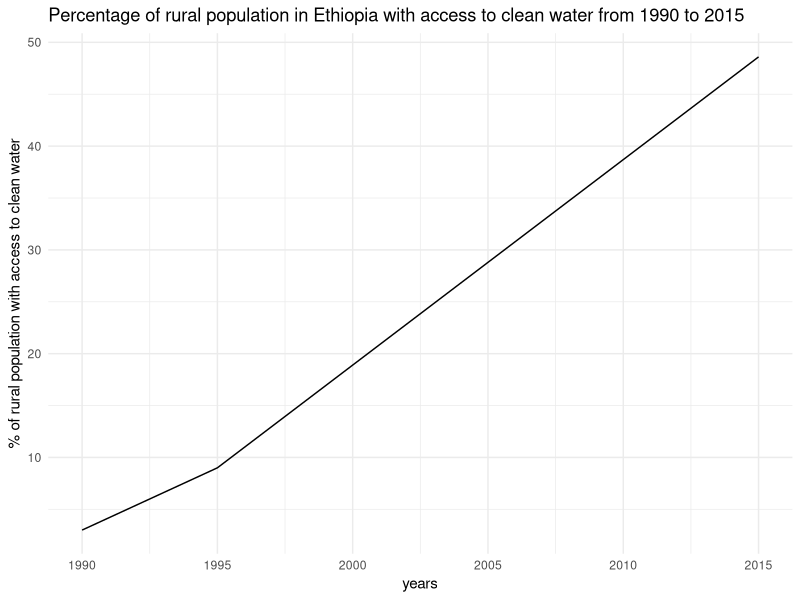
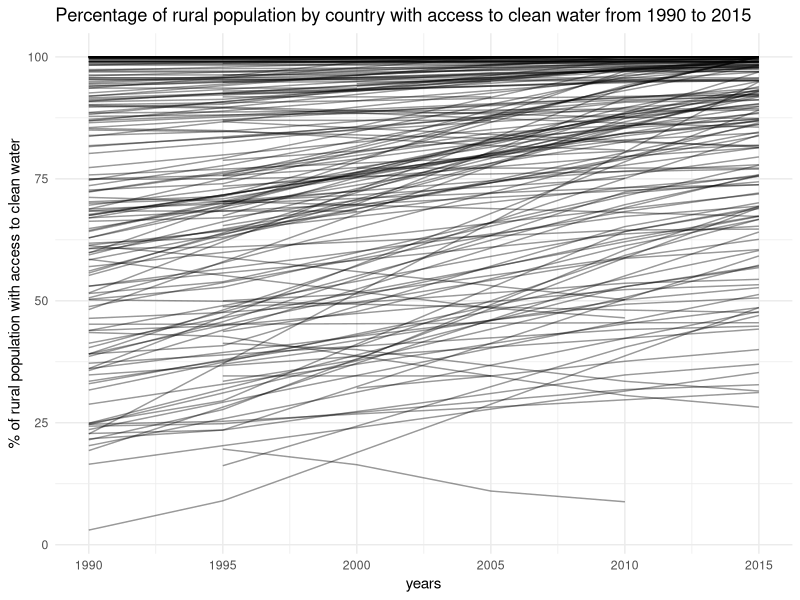
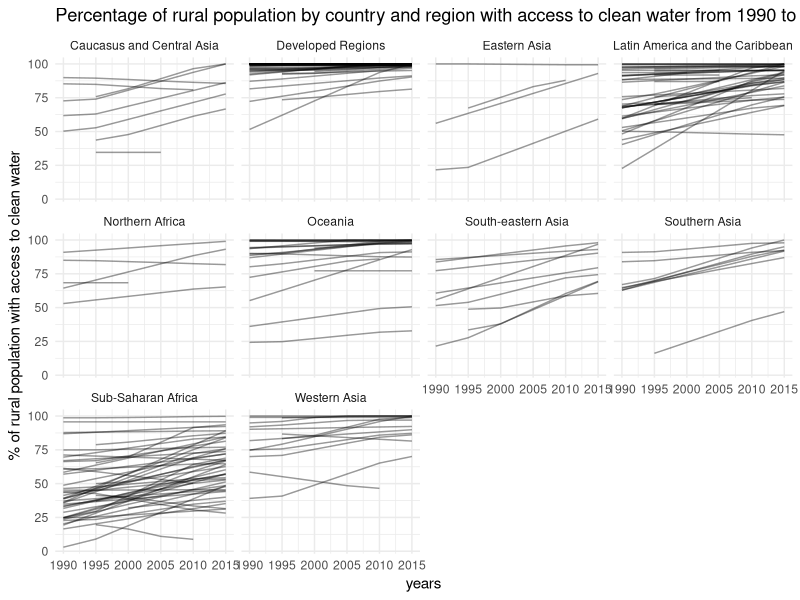
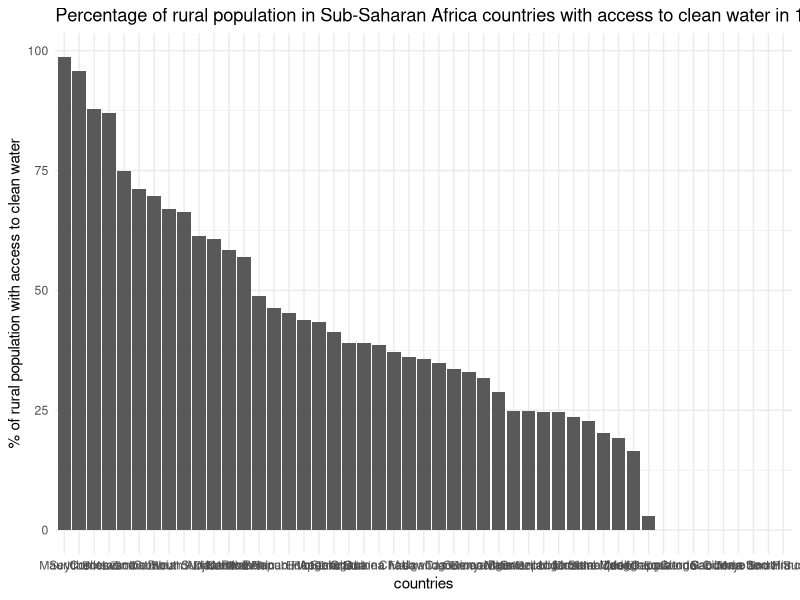
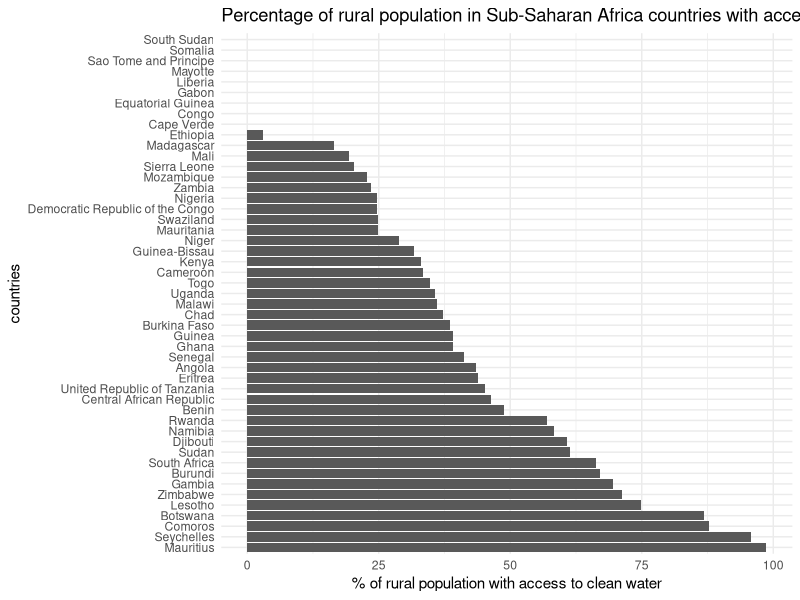
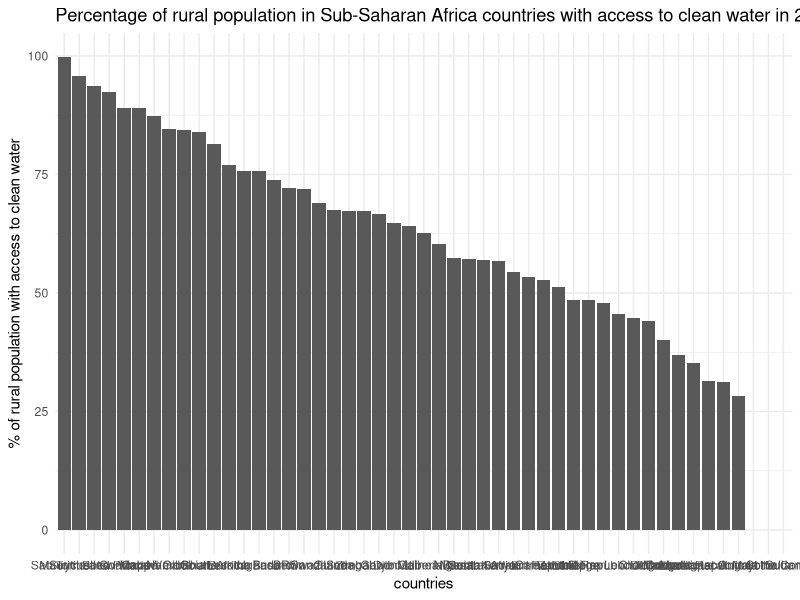
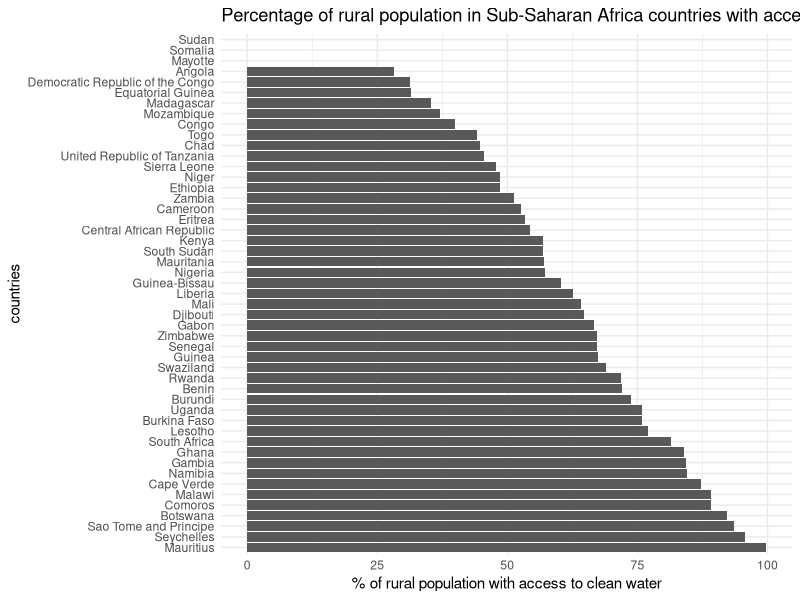
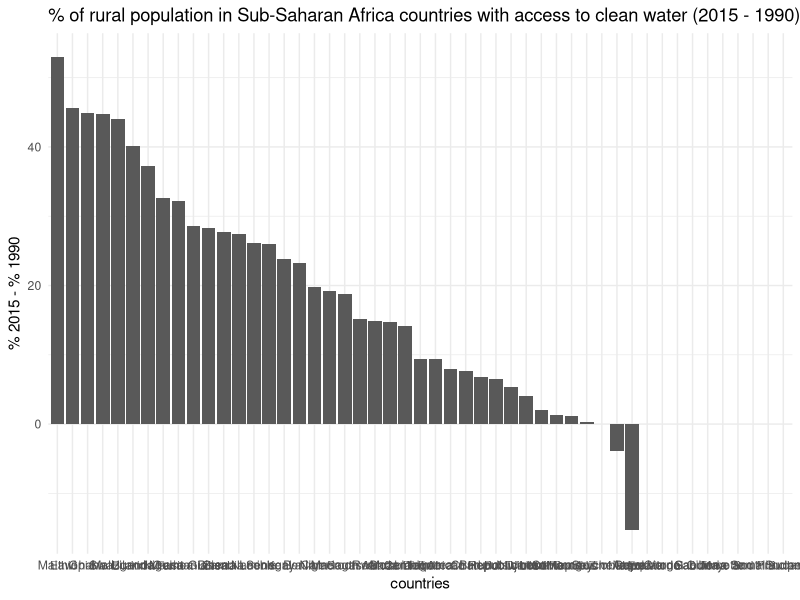

Write R code to recreate these figures, in order.
## ---- chunk 1
knitr::opts_chunk$set(echo = TRUE)
## ---- chunk 2

options(scipen=999) # avoid scientic notation

# Set up current directory
library(ggplot2)
library(dplyr)
library(tidyr)
setwd("/Users/albertogonzalez/Dropbox/work_17/bestiario/Mark")


# Import Natgeo water data set and have a initial overiew
natgeo_water = read.csv("natgeo_water_refined.csv")
str(natgeo_water)

## ---- chunk 3

# The first thing we need to do is to filter Ethiopia´s data

eth_df = natgeo_water %>%
  filter(iso == "ETH")


# And now we are going to build our first line chart to try to answer the question

g1 = ggplot(eth_df,aes(year,rural_water_imp_per)) + geom_line() + theme_minimal() + ggtitle("Percentage of rural population in Ethiopia with access to clean water from 1990 to 2015") +  xlab("years") + ylab("% of rural population with access to clean water")

g1

# Looks like there is a clear increasing trend of people living in rural areas in Ethiopia with access to clean water

## ---- chunk 4

# We are going to build a line per country
g2 = ggplot(natgeo_water,aes(year,rural_water_imp_per,group=country)) + geom_line(alpha = 0.4) + theme_minimal()  + ggtitle("Percentage of rural population by country with access to clean water from 1990 to 2015") +  xlab("years") + ylab("% of rural population with access to clean water")

g2

## ---- chunk 5

# We will try to include region as faceting varible, to have a many line charts as regions, each of them including just their corresponding countries.

g3 = ggplot(natgeo_water,aes(year,rural_water_imp_per,group = country)) + geom_line(alpha=0.4) + facet_wrap(~region) + theme_minimal() + ggtitle("Percentage of rural population by country and region with access to clean water from 1990 to 2015") +  xlab("years") + ylab("% of rural population with access to clean water")

g3

## ---- chunk 6

# Start by filtering data from Sub-Saharan countries

sub_saharan_df = natgeo_water %>%
  filter(region == "Sub-Saharan Africa")

str(sub_saharan_df)

## ---- chunk 7

sub_saharan_init = sub_saharan_df %>%
  filter(year == 1990)

str(sub_saharan_init)


g4 = ggplot(sub_saharan_init,aes(x = reorder(country,-rural_water_imp_per),y = rural_water_imp_per)) + geom_bar(stat = "identity") + theme_minimal() + ggtitle("Percentage of rural population in Sub-Saharan Africa countries with access to clean water in 1990") +  xlab("countries") + ylab("% of rural population with access to clean water")

g4

## ---- chunk 8

g4 + coord_flip()


## ---- chunk 9

sub_saharan_last = sub_saharan_df %>%
  filter(year == 2015)

str(sub_saharan_last)


g5 = ggplot(sub_saharan_last,aes(x = reorder(country,-rural_water_imp_per),y = rural_water_imp_per)) + geom_bar(stat = "identity") + theme_minimal() + ggtitle("Percentage of rural population in Sub-Saharan Africa countries with access to clean water in 2015") +  xlab("countries") + ylab("% of rural population with access to clean water")

g5

g5 + coord_flip()

## ---- chunk 10

years = c(1990,2015)

sub_saharan_compare = sub_saharan_df %>%
  filter(year %in% years)


sub_saharan_compare$year = as.factor(as.numeric(sub_saharan_compare$year))

str(sub_saharan_compare)

## ---- chunk 11

# Select the necessary cols
compare_df = sub_saharan_compare %>%
  select("country","year","rural_water_imp_per")

# Convert year to wide format using "spread"
# formula = (data,key,value)
compare_df_wide = spread(compare_df,"year","rural_water_imp_per")
compare_df_wide$diff = compare_df_wide$`2015` - compare_df_wide$`1990`
head(compare_df_wide)

## ---- chunk 12

g5_b = ggplot(compare_df_wide,aes(x = reorder(country,-diff),y = diff)) + geom_bar(stat = "identity") + theme_minimal() + ggtitle("% of rural population in Sub-Saharan Africa countries with access to clean water (2015 - 1990)") +  xlab("countries") + ylab("% 2015 - % 1990")

g5_b

g5_b + coord_flip()

## ---- chunk 13

years_2 = c(1995,2010)

sub_saharan_compare_2 = sub_saharan_df %>%
  filter(year %in% years_2)


sub_saharan_compare_2$year = as.factor(as.numeric(sub_saharan_compare_2$year))


# Now we calculate difference between 2010 and 1995 and plot them
compare_df_2 = sub_saharan_compare_2 %>%
  select("country","year","rural_water_imp_per")

# Convert year to wide format using "spread"
# formula = (data,key,value)
compare_df_wide_2 = spread(compare_df_2,"year","rural_water_imp_per")
compare_df_wide_2$diff = compare_df_wide_2$`2010` - compare_df_wide_2$`1995`
head(compare_df_wide_2)

g5_c = ggplot(compare_df_wide_2,aes(x = reorder(country,-diff),y = diff)) + geom_bar(stat = "identity") + theme_minimal() + ggtitle("% of rural population in Sub-Saharan Africa countries with access to clean water (2010 - 1995)") +  xlab("countries") + ylab("% 2010 - % 1995")

g5_c

g5_c + coord_flip()

## ---- chunk 14

g9 = ggplot(natgeo_water,aes(rural_water_imp_per,urban_water_imp_per)) + geom_point() + theme_minimal()  + ggtitle("% of rural and urban population by country with access to clean water from 1990 to 2015") +  xlab("% of rural population with access to clean water") + ylab("% of urban population with access to clean water")

g9

## ---- chunk 15

g10 = ggplot(natgeo_water,aes(rural_water_imp_per,urban_water_imp_per,size=total_pop)) + geom_point() + theme_minimal() + scale_size(range=c(1,14)) + ggtitle("% of rural and urban population by country with access to clean water from 1990 to 2015") +  xlab("% of rural population with access to clean water") + ylab("% of urban population with access to clean water")

g10

## ---- chunk 16

g11 = ggplot(natgeo_water,aes(rural_water_imp_per,urban_water_imp_per,size=total_pop)) + geom_point(alpha = 0.4) + theme_minimal() + scale_size(range=c(1,14)) + ggtitle("% of rural and urban population by country with access to clean water from 1990 to 2015") +  xlab("% of rural population with access to clean water") + ylab("% of urban population with access to clean water")

g11


## ---- chunk 17

last_df = natgeo_water %>%
  filter(year == 2015)

g12 = ggplot(last_df,aes(rural_water_imp_per,urban_water_imp_per,size=total_pop)) + geom_point(alpha = 0.4) + theme_minimal() + scale_size(range=c(1,12)) + xlim(0,100) + ylim(0,100) + ggtitle("% of rural and urban population by country with access to clean water in 2015") +  xlab("% of rural population with access to clean water") + ylab("% of urban population with access to clean water")


g12

## ---- chunk 18

g13 = ggplot(last_df,aes(rural_water_imp_per,urban_water_imp_per,size=total_pop)) + geom_point(alpha = 0.4) + theme_minimal() + xlim(25,85) + ylim(50,100) + scale_size(range=c(2,12)) + geom_text(aes(label=country),size=3) + ggtitle("% of rural and urban population by country (selected countries) with access to clean water in 2015") +  xlab("% of rural population with access to clean water") + ylab("% of urban population with access to clean water")


g13


g13_bis = ggplot(last_df,aes(rural_water_imp_per,urban_water_imp_per,size=total_pop)) + theme_minimal() + xlim(25,85) + ylim(50,100) + scale_size(range=c(2,12)) + geom_text(aes(label=country),size=3) + ggtitle("% of rural and urban population by country (selected countries) with access to clean water in 2015") +  xlab("% of rural population with access to clean water") + ylab("% of urban population with access to clean water")


g13_bis


# Finally, let's try to add region as facet variable

g14 =  ggplot(last_df,aes(rural_water_imp_per,urban_water_imp_per,size=total_pop)) + theme_minimal() + xlim(25,90) + ylim(50,100) + scale_size(range=c(2,12)) + geom_point(alpha = 0.4) + facet_wrap(~region) + ggtitle("% of rural and urban population by region and country (selected countries) with access to clean water in 2015") +  xlab("% of rural population with access to clean water") + ylab("% of urban population with access to clean water")

g14

# Zoom in Sub-Saharan Africa

sub_sa = last_df %>%
  filter(region == "Sub-Saharan Africa")


g15 =  ggplot(sub_sa,aes(rural_water_imp_per,urban_water_imp_per,size=total_pop))  + theme_minimal() + geom_point(alpha = 0.4) + xlim(25,90) + ylim(50,100) + scale_size(range=c(2,12)) + geom_text(aes(label=country),size=3) + ggtitle("% of rural and urban population by region and country (sub-saharan africa countries) with access to clean water in 2015") +  xlab("% of rural population with access to clean water") + ylab("% of urban population with access to clean water")

g15


